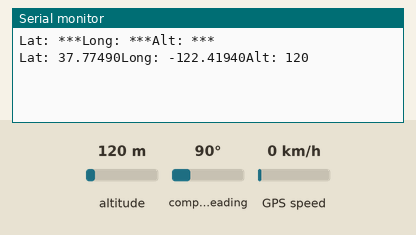
Bench run of a sketch on a simulated Arduino Uno, built with avr-gcc and run on an emulated ATmega328P. Parts: the last lines printed to the serial monitor. The inputs (shaded band) are chosen by the test bench; at power-on: altitude 120 m, compass heading 90°, GPS speed 0 km/h. The GPS gets a fix after 3 s at 37.7749, -122.4194 with 8 satellites.

Above: at 4.8 s.
4.9 s: altitude set to 20 m
At 6.8 s:
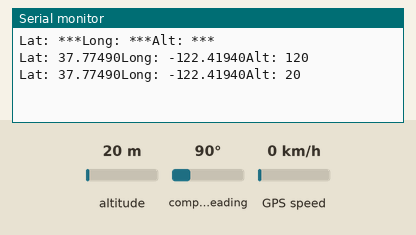
7.9 s: altitude set to 250 m
At 9.5 s:
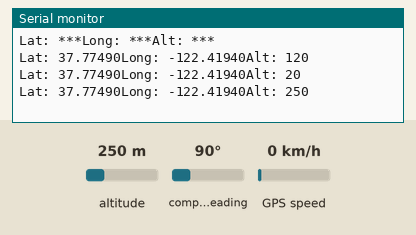
Timing chart, 0 to 11.0 s (numbered marks = the images above; inputs shaded):
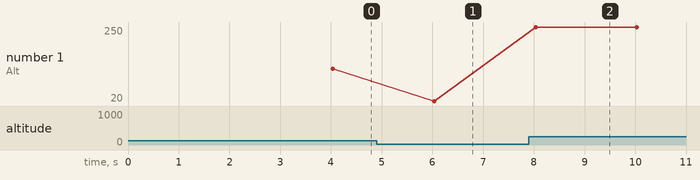

The sketch:

gps.ino
```cpp
/// Dependencias de este programa:
// Software serial.
#include <SoftwareSerial.h>     // https://www.arduino.cc/en/Reference/SoftwareSerial
// TinyGPS++.
#include <TinyGPS++.h>          // https://github.com/mikalhart/TinyGPSPlus

// Declaración de defines.

#define RX_GPS_PIN 8
#define TX_GPS_PIN 9
#define GPS_DECIMAL_POSITIONS 5

// Declaración de variables.

SoftwareSerial ssGPS(TX_GPS_PIN, RX_GPS_PIN); // hacemos cruce de señales por SW, respecto del método constructor (TX -> RX, RX -> TX)
TinyGPSPlus GPS;

///////////////////////////////////////////////////////////////

// Setup del arduino.

void setup() {
    Serial.begin(9600);
    ssGPS.begin(9600);
}

// Rutina del arduino.

void loop() {
    static unsigned long previousMillis = 0;
    unsigned long currentMillis = millis();

    if (currentMillis - previousMillis >= 2000) {
        getNewGPS();
        if (GPS.location.isValid()) {
            Serial.print("Lat: ");
            Serial.print(String(GPS.location.lat(), GPS_DECIMAL_POSITIONS));
            Serial.print("Long: ");
            Serial.print(String(GPS.location.lng(), GPS_DECIMAL_POSITIONS));
            Serial.print("Alt: ");
            Serial.println(String((int)GPS.altitude.meters()));
        } else {
            Serial.print("Lat: ");
            Serial.print("***");
            Serial.print("Long: ");
            Serial.print("***");
            Serial.print("Alt: ");
            Serial.println("***");
        }
        previousMillis = currentMillis;
    }
}

//////////////////////////////////////////////////////////////

// Zona de declaración de funciones.

/**
    getNewGPS() se encarga de leer la información proveniente del puerto
    serial correspondiente al GPS (ssGPS) y encodear esa información a un
    objeto que organiza esos datos (GPS).
*/
void getNewGPS() {
    while (ssGPS.available() > 0) {
        GPS.encode(ssGPS.read());
    }
}
```

Measured:
- after the input at 4.9 s, the serial monitor: prints a new line after 1.1 s (image 1)
- after the input at 7.9 s, the serial monitor: prints a new line after 0.13 s (image 2)
- plotted number 1: 120 → 20 after the input at 4.9 s, 20 → 250 after the input at 7.9 s
